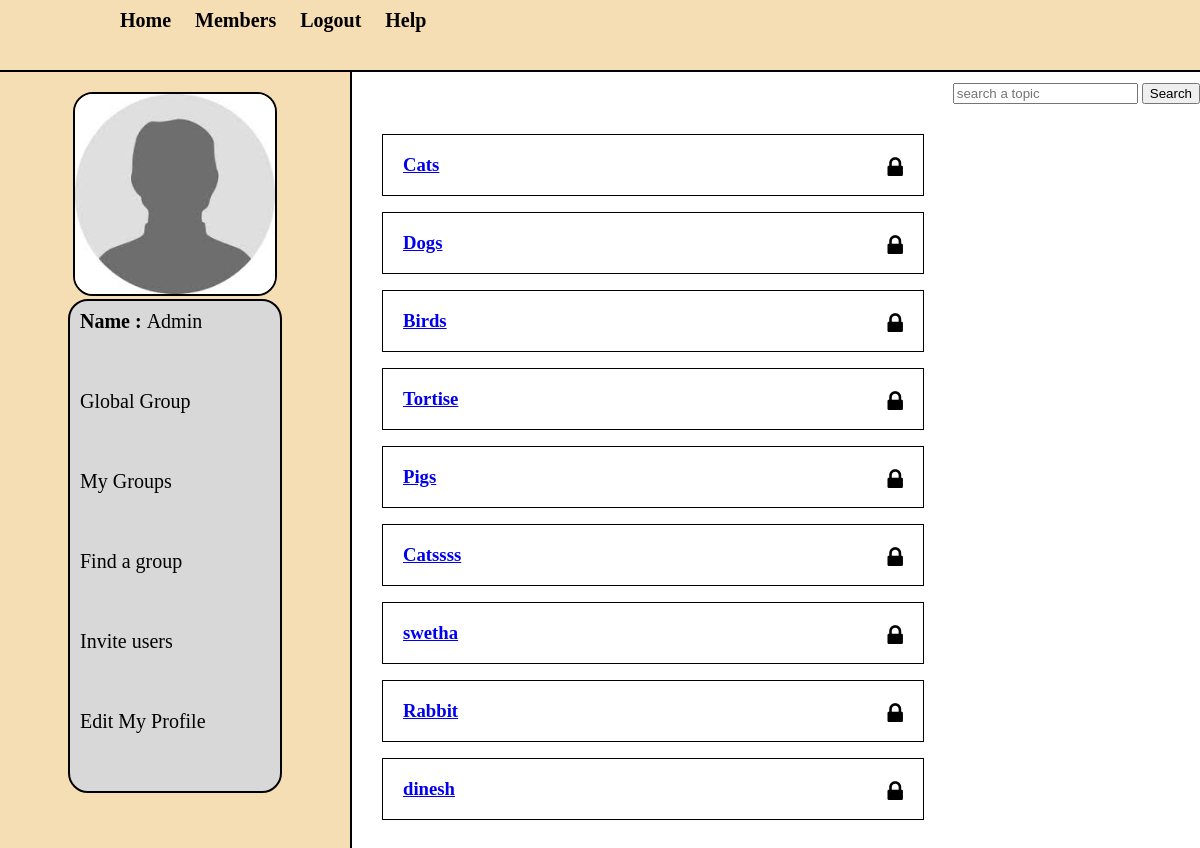
/my_groups.php (signed in), run on an earlier commit of the app's database.
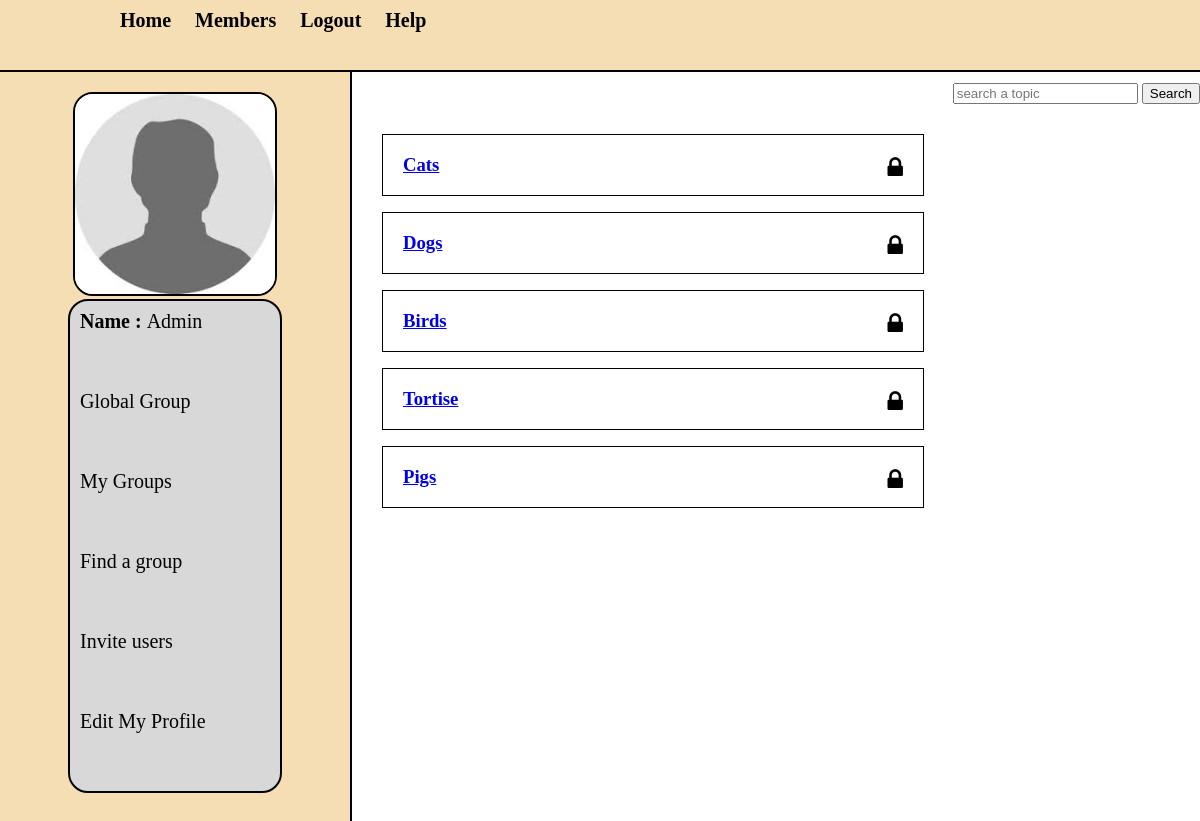
And on a later commit of the database.
### tables this page shows
CREATE TABLE `topics` (
  `topic_id` int(11) NOT NULL,
  `topic_title` text NOT NULL,
  `choose` varchar(255) NOT NULL
);

CREATE TABLE `user_group` (
  `id` int(11) NOT NULL,
  `users_id` int(11) NOT NULL,
  `topic_id` int(11) NOT NULL
);

### session.php (the view, shortened to what this page needs)
<?php
	$connection=mysqli_connect("localhost","admin","monarchs","pet_finder") or die("Connection Failed");
        ?>
<?php
function get_my_groups($users_id){
    global $connection;
    $get_groups="select topic_id from user_group where users_id = '$users_id'";
    $run_groups = mysqli_query($connection,$get_groups);
    while($row_groups = mysqli_fetch_array($run_groups,MYSQLI_ASSOC) ){
        $topic_id = $row_groups['topic_id'];
        $get_topic_name="select topic_title from topics where topic_id = '$topic_id'";
        $run_get_topic_name =mysqli_query($connection,$get_topic_name);
        while($row_topic_name=mysqli_fetch_array($run_get_topic_name,MYSQLI_ASSOC) ){
        $topic_title = $row_topic_name['topic_title'];
        echo "<div id='groups'>
        <h3><a href='group_profile.php?topic_id=$topic_id&topic_name=$topic_title'> $topic_title          </a>";
            if ($users_id== 21){
                if(archive($topic_id)== true){
            echo " <i class='fa fa-key arch' data-id='$topic_id' style='font-size:24px; color:black; float:right;'></i>";
                }
                else{
                  echo "<i class='fa fa-lock arch' data-id='$topic_id' style='font-size:24px; color:black; float:right;'> </i>";
                }
        }
       echo "</h3></div></br>";
        }
        }
}
         ?>
<?php
function archive($topic_id)
{
    global $connection;
    $sql = "SELECT * FROM archive_info WHERE topic_id=$topic_id AND archive_action='archive'";
  $result = mysqli_query($connection,$sql);
   if (mysqli_num_rows($result) > 0) {
    return true;
  }
  else{
    return false;
  }
}
        ?>

What changed in the data, as far as the page shows it:
removed topics: topic_title "Catssss"
removed topics: topic_title "swetha"
removed topics: topic_title "Rabbit"
removed topics: topic_title "dinesh"
